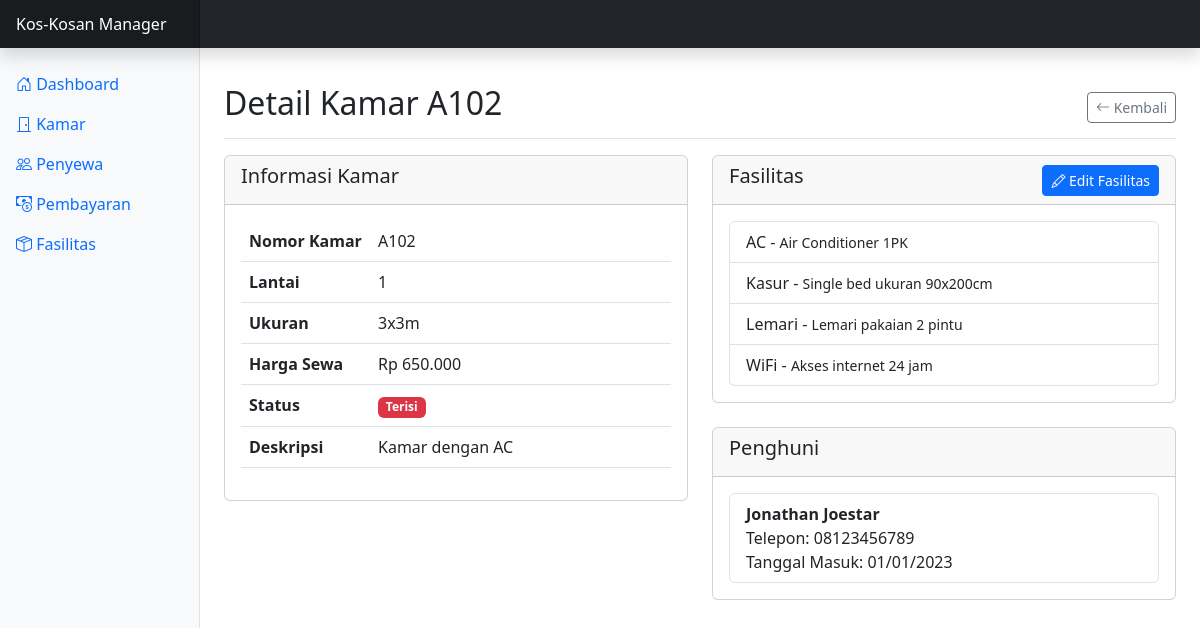
The page /kamar.php?action=view&id=2 on the database its author committed.
### tables this page shows
CREATE TABLE kamar (
    id_kamar INT AUTO_INCREMENT PRIMARY KEY,
    nomor_kamar VARCHAR(10) NOT NULL,
    lantai INT NOT NULL,
    ukuran VARCHAR(20) NOT NULL,
    harga_sewa DECIMAL(10, 2) NOT NULL,
    status ENUM('kosong', 'terisi') NOT NULL DEFAULT 'kosong',
    deskripsi TEXT,
    created_at TIMESTAMP DEFAULT CURRENT_TIMESTAMP,
    updated_at TIMESTAMP DEFAULT CURRENT_TIMESTAMP ON UPDATE CURRENT_TIMESTAMP
);

CREATE TABLE fasilitas (
    id_fasilitas INT AUTO_INCREMENT PRIMARY KEY,
    nama_fasilitas VARCHAR(100) NOT NULL,
    deskripsi TEXT,
    created_at TIMESTAMP DEFAULT CURRENT_TIMESTAMP,
    updated_at TIMESTAMP DEFAULT CURRENT_TIMESTAMP ON UPDATE CURRENT_TIMESTAMP
);

CREATE TABLE penyewa (
    id_penyewa INT AUTO_INCREMENT PRIMARY KEY,
    id_kamar INT NULL,
    nama_lengkap VARCHAR(100) NOT NULL,
    nik VARCHAR(20) NOT NULL,
    jenis_kelamin ENUM('L', 'P') NOT NULL,
    no_telepon VARCHAR(15) NOT NULL,
    email VARCHAR(100),
    alamat_asal TEXT NOT NULL,
    tanggal_masuk DATE NOT NULL,
    tanggal_keluar DATE,
    created_at TIMESTAMP DEFAULT CURRENT_TIMESTAMP,
    updated_at TIMESTAMP DEFAULT CURRENT_TIMESTAMP ON UPDATE CURRENT_TIMESTAMP,
    FOREIGN KEY (id_kamar) REFERENCES kamar(id_kamar) ON DELETE SET NULL
);

### class/Kamar.php (called while the page is built, shortened)
<?php
class Kamar {
    private $conn;
    private $table_name = "kamar";
    public $id_kamar;
    public function __construct($db) {
        $this->conn = $db;
    }
    public function getOne() {
        $query = "SELECT * FROM " . $this->table_name . " WHERE id_kamar = :id";
        $stmt = $this->conn->prepare($query);
        $this->id_kamar = htmlspecialchars(strip_tags($this->id_kamar));
        $stmt->bindParam(":id", $this->id_kamar);
        $stmt->execute();
        $row = $stmt->fetch(PDO::FETCH_ASSOC);
        if($row) {
            $this->nomor_kamar = $row['nomor_kamar'];
            $this->lantai = $row['lantai'];
            $this->ukuran = $row['ukuran'];
            $this->harga_sewa = $row['harga_sewa'];
            $this->status = $row['status'];
            $this->deskripsi = $row['deskripsi'];
            return true;
        }
        return false;
    }
    public function getKamarWithFasilitas($id_kamar) {
        $query = "SELECT k.*, GROUP_CONCAT(f.nama_fasilitas) as fasilitas
                  FROM " . $this->table_name . " k
                  LEFT JOIN kamar_fasilitas kf ON k.id_kamar = kf.id_kamar
                  LEFT JOIN fasilitas f ON kf.id_fasilitas = f.id_fasilitas
                  WHERE k.id_kamar = :id_kamar
                  GROUP BY k.id_kamar";
        $stmt = $this->conn->prepare($query);
        $id_kamar = htmlspecialchars(strip_tags($id_kamar));
        $stmt->bindParam(":id_kamar", $id_kamar);
        $stmt->execute();
        return $stmt->fetch(PDO::FETCH_ASSOC);
    }
}
?>

### class/Fasilitas.php (called while the page is built, shortened)
<?php
class Fasilitas {
    private $conn;
    private $table_name = "fasilitas";
    public function __construct($db) {
        $this->conn = $db;
    }
    public function getByKamar($id_kamar) {
        $query = "SELECT f.*
                  FROM " . $this->table_name . " f
                  INNER JOIN kamar_fasilitas kf ON f.id_fasilitas = kf.id_fasilitas
                  WHERE kf.id_kamar = :id_kamar
                  ORDER BY f.nama_fasilitas ASC";
        $stmt = $this->conn->prepare($query);
        $id_kamar = htmlspecialchars(strip_tags($id_kamar));
        $stmt->bindParam(":id_kamar", $id_kamar);
        $stmt->execute();
        return $stmt;
    }
}
?>

### class/Penyewa.php (called while the page is built, shortened)
<?php
class Penyewa {
    private $conn;
    private $table_name = "penyewa";
    public function __construct($db) {
        $this->conn = $db;
    }
public function getByKamar($id_kamar) {
    $query = "SELECT * FROM " . $this->table_name . " WHERE id_kamar = :id_kamar";
    $stmt = $this->conn->prepare($query);
    $id_kamar = htmlspecialchars(strip_tags($id_kamar));
    $stmt->bindParam(":id_kamar", $id_kamar);
    $stmt->execute();
    return $stmt;
}
}
?>

### view/kamar/detail.php (the view, shortened to what this page needs)
<div class="d-flex justify-content-between flex-wrap flex-md-nowrap align-items-center pt-3 pb-2 mb-3 border-bottom">
    <h1 class="h2">Detail Kamar <?php echo $kamar->nomor_kamar; ?></h1>
    <div class="btn-toolbar mb-2 mb-md-0">
        <a href="kamar.php" class="btn btn-sm btn-outline-secondary">
            <i class="bi bi-arrow-left"></i> Kembali
        </a>
    </div>
</div>
<div class="row">
    <div class="col-md-6">
        <div class="card mb-4">
            <div class="card-header">
                <h5>Informasi Kamar</h5>
            </div>
            <div class="card-body">
                <table class="table">
                    <tr>
                        <th width="30%">Nomor Kamar</th>
                        <td><?php echo $kamar->nomor_kamar; ?></td>
                    </tr>
                    <tr>
                        <th>Lantai</th>
                        <td><?php echo $kamar->lantai; ?></td>
                    </tr>
                    <tr>
                        <th>Ukuran</th>
                        <td><?php echo $kamar->ukuran; ?></td>
                    </tr>
                    <tr>
                        <th>Harga Sewa</th>
                        <td>Rp <?php echo number_format($kamar->harga_sewa, 0, ',', '.'); ?></td>
                    </tr>
                    <tr>
                        <th>Status</th>
                        <td>
                            <?php
                            if($kamar->status == 'kosong') {
                                echo "<span class='badge bg-success'>Kosong</span>";
                            } else {
                                echo "<span class='badge bg-danger'>Terisi</span>";
                            }
                            ?>
                        </td>
                    </tr>
                    <tr>
                        <th>Deskripsi</th>
                        <td><?php echo $kamar->deskripsi; ?></td>
                    </tr>
                </table>
            </div>
        </div>
    </div>
    <div class="col-md-6">
        <div class="card mb-4">
            <div class="card-header d-flex justify-content-between align-items-center">
                <h5>Fasilitas</h5>
                <a href="kamar.php?action=edit_fasilitas&id=<?php echo $id_kamar; ?>" class="btn btn-sm btn-primary">
                    <i class="bi bi-pencil"></i> Edit Fasilitas
                </a>
            </div>
            <div class="card-body">
                <?php
                $fasilitas_obj = new Fasilitas($db);
                $stmt_fasilitas = $fasilitas_obj->getByKamar($id_kamar);
                if($stmt_fasilitas->rowCount() > 0) {
                    echo "<ul class='list-group'>";
                    while($fasilitas_row = $stmt_fasilitas->fetch(PDO::FETCH_ASSOC)) {
                        echo "<li class='list-group-item'>";
                        echo $fasilitas_row['nama_fasilitas'];
                        if(!empty($fasilitas_row['deskripsi'])) {
                            echo " - <small>" . $fasilitas_row['deskripsi'] . "</small>";
                        }
                        echo "</li>";
                    }
                    echo "</ul>";
                } else {
                    echo "<p class='text-muted'>Tidak ada fasilitas terdaftar.</p>";
                }
                ?>
            </div>
        </div>
        <div class="card">
            <div class="card-header">
                <h5>Penghuni</h5>
            </div>
            <div class="card-body">
                <?php
                $penyewa_obj = new Penyewa($db);
                $stmt_penyewa = $penyewa_obj->getByKamar($id_kamar);
                if($stmt_penyewa->rowCount() > 0) {
                    echo "<ul class='list-group'>";
                    while($penyewa_row = $stmt_penyewa->fetch(PDO::FETCH_ASSOC)) {
                        echo "<li class='list-group-item'>";
                        echo "<strong>" . $penyewa_row['nama_lengkap'] . "</strong><br>";
                        echo "Telepon: " . $penyewa_row['no_telepon'] . "<br>";
                        echo "Tanggal Masuk: " . date('d/m/Y', strtotime($penyewa_row['tanggal_masuk']));
                        echo "</li>";
                    }
                    echo "</ul>";
                } else {
                    echo "<p class='text-muted'>Tidak ada penghuni saat ini.</p>";
                }
                ?>
            </div>
        </div>
    </div>
</div>

### rows shown on the page
kamar: nomor_kamar "A102", lantai "1", ukuran "3x3m", harga_sewa "650.000", deskripsi "Kamar dengan AC"
fasilitas: nama_fasilitas "AC", deskripsi "Air Conditioner 1PK"
fasilitas: nama_fasilitas "Kasur", deskripsi "Single bed ukuran 90x200cm"
fasilitas: nama_fasilitas "Lemari", deskripsi "Lemari pakaian 2 pintu"
fasilitas: nama_fasilitas "WiFi", deskripsi "Akses internet 24 jam"
penyewa: nama_lengkap "Jonathan Joestar", no_telepon "08123456789", tanggal_masuk "01/01/2023"
